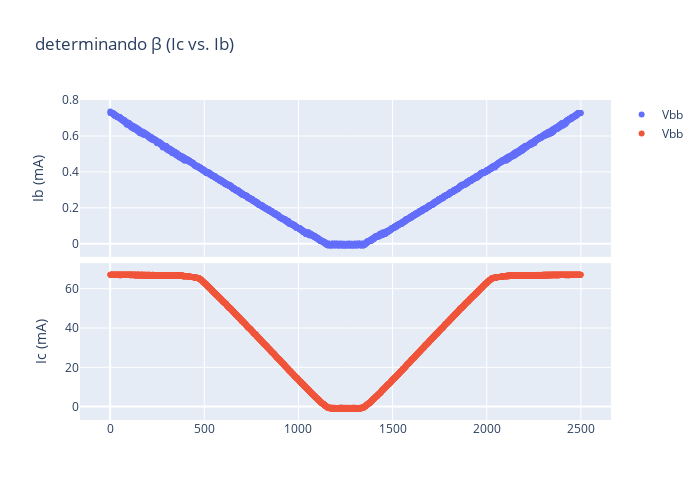

The cell this chart's notebook holds for it:
### Markdown cell above
## Analisando o valor de β (Ic vs. Vbe)

### Code cell
traces = []
#----
x0 = df['Ib(mA)']
y0 = df['Ic(mA)']
traces.append(go.Scatter(x=np.arange(1,len(x0)), y=x0, mode='markers', name='Vbb'))
traces.append(go.Scatter(x=np.arange(1,len(x0)), y=y0, mode='markers', name='Vbb'))
#adicionando traços
fig3 = make_subplots(rows=2, cols=1,shared_xaxes=True,vertical_spacing=0.02)
fig3 = fig3.add_trace(traces[0], row=1, col=1)
fig3 = fig3.add_trace(traces[1], row=2, col=1)
#ajustando layout
layout_dict = {'title': 'determinando β (Ic vs. Ib)',
              'height' : 500,
              'width' : 700}
fig3.update_layout(layout_dict)
fig3.update_yaxes(title_text='Ib (mA)', row=1, col=1)
fig3.update_yaxes(title_text='Ic (mA)', row=2, col=1)
# fig3.update_yaxes(title_text='Vc (V)', row=2, col=1)
#fig3.update_xaxes(title_text='Tempo (s)', row=2, col=1)

### Figure 1 — Plotly figure (JSON) as saved in the notebook; plotly's stock layout.template omitted (floating-point values rounded to 4 significant figures; data arrays with more than 128 entries replaced by an {"elided": "..."} marker saying what was removed)
{"data": [{"mode": "markers", "name": "Vbb", "type": "scatter", "x": {"elided": "2499 int values"}, "xaxis": "x", "y": {"elided": "2500 float values"}, "yaxis": "y"}, {"mode": "markers", "name": "Vbb", "type": "scatter", "x": {"elided": "2499 int values"}, "xaxis": "x2", "y": {"elided": "2500 float values"}, "yaxis": "y2"}], "layout": {"height": 500, "title": {"text": "determinando β (Ic vs. Ib)"}, "width": 700, "xaxis": {"anchor": "y", "domain": [0, 1], "matches": "x2", "showticklabels": false}, "xaxis2": {"anchor": "y2", "domain": [0, 1]}, "yaxis": {"anchor": "x", "domain": [0.51, 1], "title": {"text": "Ib (mA)"}}, "yaxis2": {"anchor": "x2", "domain": [0, 0.49], "title": {"text": "Ic (mA)"}}}}
